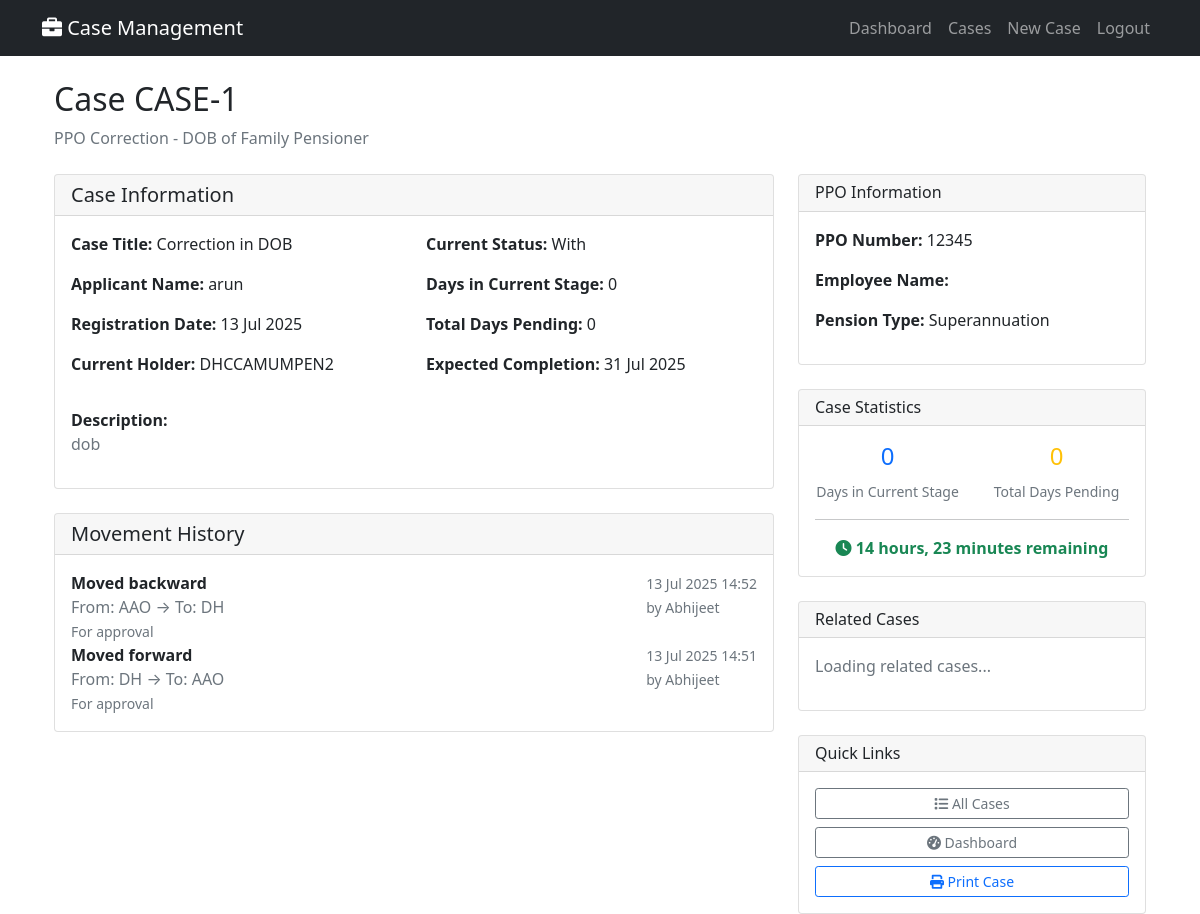
Page /cases/CASE-1/enhanced/ (signed in) on the earlier database version.
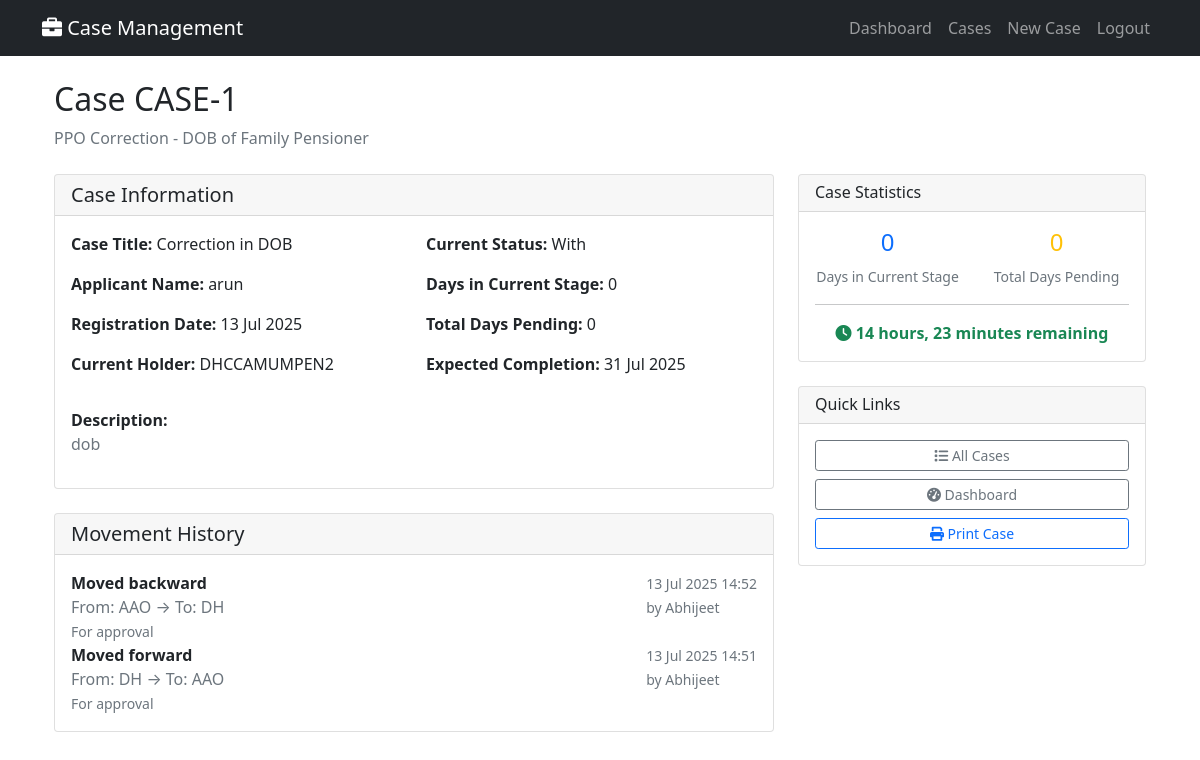
Same page on the later database version.
### cases/models.py (models this page shows, shortened)
class Case(models.Model):
    PRIORITY_CHOICES = [
        ('High', 'High'),
        ('Medium', 'Medium'),
        ('Low', 'Low'),
    ]
    STATUS_COLORS = [
        ('Green', 'Green'),
        ('Orange', 'Orange'),
        ('Red', 'Red'),
        ('Blue', 'Blue'),
    ]
    MODE_OF_RECEIPT_CHOICES = [
        ('by_post', 'By Post'),
        ('by_hand', 'By Hand'),
        ('online', 'Online'),
        ('offline', 'Offline'),
        ('email', 'Email'),
        ('in_person', 'In Person'),
    ]
    TYPE_OF_CORRECTION_CHOICES = [
        ('change_of_address', 'Change Of Address'),
        ('change_dob_family', 'Change / Correction of DOB of Family Pensioner'),
        ('change_name', 'Change / Correction of Name of the Pensioner / Family Pensioner'),
        ('other', 'Other'),
    ]
    FRESH_COMPLIANCE_CHOICES = [
        ('fresh', 'Fresh Case'),
        ('compliance', 'Compliance'),
    ]
    TYPE_OF_EMPLOYEE_CHOICES = [
        ('MTNL_IDA', 'MTNL IDA'),
        ('MTNL_CDA', 'MTNL CDA'),
        ('DOT_CDA', 'DOT CDA'),
    ]
    TYPE_OF_PENSION_CHOICES = [
        ('MTNL-IDA', 'MTNL-IDA'),
        ('DOT-CDA', 'DOT-CDA'),
    ]
    TYPE_OF_PENSIONER_CHOICES = [
        ('Superannuation/VR', 'Superannuation / VR'),
        ('Family Pensioner', 'Family Pensioner'),
    ]
    case_id = models.CharField(max_length=50, unique=True, db_index=True)
    registration_date = models.DateTimeField(default=timezone.now)
    case_type = models.ForeignKey(CaseType, on_delete=models.CASCADE)
    sub_category = models.CharField(max_length=100)
    case_title = models.CharField(max_length=500)
    case_description = models.TextField()
    applicant_name = models.CharField(max_length=200)
    ppo_master = models.ForeignKey(PPOMaster, on_delete=models.SET_NULL, null=True, blank=True)
    priority = models.CharField(max_length=10, choices=PRIORITY_CHOICES, default='Medium')
    current_status = models.CharField(max_length=200)
    current_holder = models.ForeignKey(UserProfile, on_delete=models.CASCADE, related_name='current_cases')
    days_in_current_stage = models.IntegerField(default=0)
    total_days_pending = models.IntegerField(default=0)
    expected_completion = models.DateTimeField()
    actual_completion = models.DateTimeField(null=True, blank=True)
    status_color = models.CharField(max_length=10, choices=STATUS_COLORS, default='Green')
    is_completed = models.BooleanField(default=False)
    created_by = models.ForeignKey(User, on_delete=models.CASCADE, related_name='created_cases')
    last_updated_by = models.ForeignKey(User, on_delete=models.CASCADE, related_name='updated_cases')
    last_update_date = models.DateTimeField(auto_now=True)
    ppo_number = models.CharField(max_length=20, blank=True)
    name_pensioner = models.CharField(max_length=200, blank=True)
    mobile_number = models.CharField(max_length=15, blank=True)
    last_lc_done_date = models.DateField(null=True, blank=True)
    kyp_flag = models.BooleanField(default=False)
    mode_of_receipt = models.CharField(max_length=20, choices=MODE_OF_RECEIPT_CHOICES, blank=True)
    date_of_death = models.DateField(null=True, blank=True)
    name_claimant = models.CharField(max_length=200, blank=True)
    relationship = models.CharField(max_length=50, blank=True)
    service_book_enclosed = models.BooleanField(default=False)
    type_of_correction = models.CharField(max_length=30, choices=TYPE_OF_CORRECTION_CHOICES, blank=True)
    original_ppo_submitted = models.BooleanField(default=False)
    fresh_or_compliance = models.CharField(max_length=20, choices=FRESH_COMPLIANCE_CHOICES, blank=True)
    type_of_employee = models.CharField(max_length=20, choices=TYPE_OF_EMPLOYEE_CHOICES, blank=True)
    retiring_employee = models.ForeignKey('RetiringEmployee', on_delete=models.SET_NULL, null=True, blank=True)
    type_of_pension = models.CharField(max_length=20, choices=TYPE_OF_PENSION_CHOICES, blank=True)
    type_of_pensioner = models.CharField(max_length=30, choices=TYPE_OF_PENSIONER_CHOICES, blank=True)
    date_of_retirement = models.DateField(null=True, blank=True)
    objects = CaseManager()
    class Meta:
        ordering = ['-registration_date']
        indexes = [
            models.Index(fields=['case_id']),
            models.Index(fields=['ppo_number']),
            models.Index(fields=['current_holder', 'is_completed']),
            models.Index(fields=['priority', 'status_color']),
            models.Index(fields=['registration_date']),
        ]

class PPOMaster(models.Model):
    pension_case_number = models.CharField(max_length=50, unique=True, db_index=True, null=True, blank=True)  # PNSN_CASE_NO
    ppo_number = models.CharField(max_length=20, unique=True, db_index=True)  # PPO_NO
    pension_type = models.CharField(max_length=50)  # PNSN_TYP
    employee_number = models.CharField(max_length=50, unique=True, db_index=True, null=True, blank=True)
    employee_name = models.CharField(max_length=200)  # EMP_NM
    date_of_retirement = models.DateField(null=True, blank=True)   # Date_of_retirement
    date_of_birth = models.DateField(null=True, blank=True)  # date_of_birth
    date_of_death_pensioner = models.DateField(null=True, blank=True)  # date_of_death_Pensioner
    date_of_death_family_pensioner = models.DateField(null=True, blank=True)  # date_of_death_FP
    nominee_name = models.CharField(max_length=200, blank=True, null=True)  # NOMINE_NM
    relationship_with_pensioner = models.CharField(max_length=50, blank=True, null=True)  # Relationship_with_the_pensioner
    bank_sort_code = models.CharField(max_length=20, blank=True, null=True)  # BANK_SORT_CD
    account_number = models.CharField(max_length=20, blank=True, null=True)  # ACCT_NO
    designation = models.CharField(max_length=100, blank=True, null=True)
    aadhaar_number = models.CharField(max_length=12, blank=True, null=True)  # AADHAAR_NO
    mobile_number = models.CharField(max_length=15, blank=True, null=True)  # MOB_NO
    it_pan = models.CharField(max_length=10, blank=True, null=True)  # IT_PAN
    ifsc_code = models.CharField(max_length=11, blank=True, null=True)  # IFSC_CODE
    department = models.CharField(max_length=100, blank=True, null=True)
    bank_name = models.CharField(max_length=100, blank=True, null=True)
    branch_code = models.CharField(max_length=20, blank=True, null=True)
    address = models.TextField(blank=True, null=True)
    email = models.EmailField(blank=True, null=True)
    created_at = models.DateTimeField(auto_now_add=True)
    updated_at = models.DateTimeField(auto_now=True)
    history = HistoricalRecords()
    class Meta:
        ordering = ['-date_of_retirement']
        verbose_name = 'PPO Master'
        verbose_name_plural = 'PPO Masters'
        indexes = [
            models.Index(fields=['ppo_number']),
            models.Index(fields=['employee_number']),
            models.Index(fields=['employee_name']),
            models.Index(fields=['pension_case_number']),
        ]

class CaseType(models.Model):
    WORKFLOW_TYPES = [
        ('Type_A', 'Type A: DH → AAO → AO'),
        ('Type_B', 'Type B: DH → AAO → AO → Jt.CCA'),
        ('Type_C', 'Type C: DH → AAO → AO → Jt.CCA → CCA'),
        ('Type_Extended', 'Type Extended: DH → AAO → AO → Dy.CCA → Jt.CCA → CCA → Pr.CCA'),
    ]
    PRIORITY_CHOICES = [
        ('High', 'High'),
        ('Medium', 'Medium'),
        ('Low', 'Low'),
    ]
    name = models.CharField(max_length=100, unique=True)
    sub_categories = models.TextField(help_text="Comma-separated sub-categories")
    priority = models.CharField(max_length=10, choices=PRIORITY_CHOICES, default='Medium')
    expected_days = models.IntegerField(default=30)
    workflow_type = models.CharField(max_length=20, choices=WORKFLOW_TYPES, default='Type_A')
    is_active = models.BooleanField(default=True)

class UserProfile(models.Model):
    ROLE_CHOICES = [
        ('DH', 'Dealing Hand'),
        ('AAO', 'Assistant Accounts Officer'),
        ('AO', 'Accounts Officer'),
        ('Dy.CCA', 'Deputy Chief Controller of Accounts'),
        ('Jt.CCA', 'Joint Chief Controller of Accounts'),
        ('CCA', 'Chief Controller of Accounts'),
        ('Pr.CCA', 'Principal Chief Controller of Accounts'),
        ('ADMIN', 'Administrator'),
    ]
    user = models.OneToOneField(User, on_delete=models.CASCADE)
    role = models.CharField(max_length=10, choices=ROLE_CHOICES)
    phone = models.CharField(max_length=15, blank=True)
    department = models.CharField(max_length=100, blank=True)
    is_active_holder = models.BooleanField(default=True)

### cases/views.py (the view)
# urls.py: path('cases/<str:case_id>/enhanced/', views.case_detail_enhanced, name='enhanced_case_detail'),  # Changed from 'case/' to 'cases/'
@login_required
def case_detail_enhanced(request, case_id):
    case = get_object_or_404(Case, case_id=case_id)
    user_profile = request.user.userprofile
    if user_profile.role != 'ADMIN' and case.current_holder != user_profile:
        messages.error(request, 'You do not have permission to view this case.')
        return redirect('dashboard')
    milestone_progress = None
    try:
        if hasattr(case, 'get_milestone_progress'):
            milestone_progress = case.get_milestone_progress()
    except Exception as e:
        print(f"Milestone system not available: {e}")
    dynamic_data = {}
    try:
        if hasattr(case, 'get_dynamic_field_data'):
            dynamic_data = case.get_dynamic_field_data()
        else:
            field_data = CaseFieldData.objects.filter(case=case)
            for field in field_data:
                dynamic_data[field.field_name] = {
                    'label': field.field_name.replace('_', ' ').title(),
                    'value': field.field_value,
                    'type': 'text'
                }
    except Exception as e:
        print(f"Dynamic fields not available: {e}")
    movements = CaseMovement.objects.filter(case=case).order_by('-movement_date')[:10]
    context = {
        'case': case,
        'milestone_progress': milestone_progress,
        'dynamic_data': dynamic_data,
        'movements': movements,
        'can_edit': case.current_holder == user_profile,
    }
    return render(request, 'cases/case_detail_enhanced.html', context)

### cases/models.py (called while the page is built)
    def get_queryset(self):
        return CaseQuerySet(self.model, using=self._db)

### templates/cases/case_detail_enhanced.html (shortened to what the changed rows need)
{% extends "base.html" %}
{% load static %}
{% block content %}
<div class="container-fluid">
    <div class="row">
        <div class="col-12">
            <div class="d-flex justify-content-between align-items-center mb-4">
                <div>
                    <h2>Case {{ case.case_id }}</h2>
                    <p class="text-muted mb-0">{{ case.case_type.name }} - {{ case.sub_category }}</p>
                </div>
            </div>
        </div>
    </div>
    <div class="row">
        <div class="col-md-8">
            <div class="card mb-4">
                <div class="card-body">
                    <div class="row">
                        <div class="col-md-6">
                            <p><strong>Case Title:</strong> {{ case.case_title }}</p>
                            <p><strong>Applicant Name:</strong> {{ case.applicant_name }}</p>
                            <p><strong>Registration Date:</strong> {{ case.registration_date|date:"d M Y" }}</p>
                            <p><strong>Current Holder:</strong> {{ case.current_holder.user.get_full_name|default:case.current_holder.user.username }}</p>
                        </div>
                        <div class="col-md-6">
                            <p><strong>Current Status:</strong> {{ case.current_status }}</p>
                            <p><strong>Days in Current Stage:</strong> {{ case.days_in_current_stage }}</p>
                            <p><strong>Total Days Pending:</strong> {{ case.total_days_pending }}</p>
                            {% if case.expected_completion %}
                                <p><strong>Expected Completion:</strong> {{ case.expected_completion|date:"d M Y" }}</p>
                            {% endif %}
                        </div>
                    </div>
                    {% if case.case_description %}
                        <div class="mt-3">
                            <strong>Description:</strong>
                            <p class="text-muted">{{ case.case_description }}</p>
                        </div>
                    {% endif %}
                </div>
            </div>
        </div>
        <div class="col-md-4">
            {% if case.ppo_master %}
                <div class="card mb-4">
                    <div class="card-header">
                        <h6 class="mb-0">PPO Information</h6>
                    </div>
                    <div class="card-body">
                        <p><strong>PPO Number:</strong> {{ case.ppo_master.ppo_number }}</p>
                        <p><strong>Employee Name:</strong> {{ case.ppo_master.employee_name }}</p>
                        {% if case.ppo_master.pension_type %}
                            <p><strong>Pension Type:</strong> {{ case.ppo_master.pension_type }}</p>
                        {% endif %}
                    </div>
                </div>
            {% endif %}
            <div class="card mb-4">
                <div class="card-body">
                    <div class="row text-center">
                        <div class="col-6">
                            <h4 class="text-primary">{{ case.days_in_current_stage }}</h4>
                            <small class="text-muted">Days in Current Stage</small>
                        </div>
                        <div class="col-6">
                            <h4 class="text-warning">{{ case.total_days_pending }}</h4>
                            <small class="text-muted">Total Days Pending</small>
                        </div>
                    </div>
                    {% if case.expected_completion %}
                        <div class="text-center">
                            {% now "Y-m-d" as today %}
                            {% if case.expected_completion|date:"Y-m-d" < today and not case.is_completed %}
                                <div class="text-danger">
                                    <i class="fas fa-exclamation-triangle"></i>
                                    <strong>Overdue by {{ case.expected_completion|timesince }}</strong>
                                </div>
                            {% elif not case.is_completed %}
                                <div class="text-success">
                                    <i class="fas fa-clock"></i>
                                    <strong>{{ case.expected_completion|timeuntil }} remaining</strong>
                                </div>
                            {% endif %}
                        </div>
                    {% endif %}
                </div>
            </div>
            {% if case.ppo_master %}
                <div class="card mb-4">
                    <div class="card-header">
                        <h6 class="mb-0">Related Cases</h6>
                    </div>
                    <div class="card-body">
                        <div id="relatedCases">
                            <p class="text-muted">Loading related cases...</p>
                        </div>
                    </div>
                </div>
            {% endif %}
        </div>
    </div>
</div>
{% endblock %}

Differences in the rows shown:
changed Case "CASE-1": ppo_master_id 1 → empty (drawn); ppo_master.ppo_number "12345" → (not shown); ppo_master.pension_type "Superannuation" → (not shown)
Other differences:
text no longer shown: "PPO Information PPO Number: Employee Name: Pension Type: Related Cases Loading related cases..."
